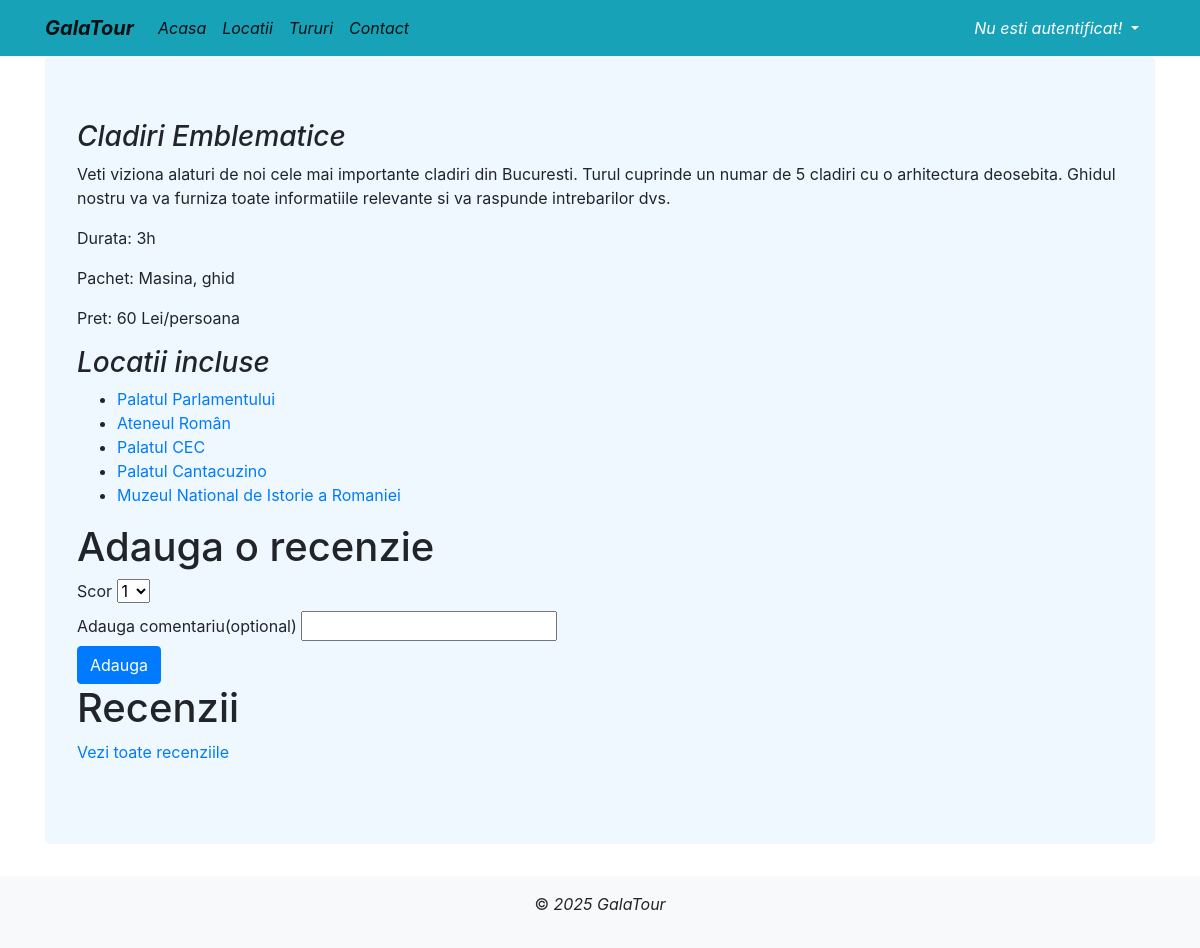
/tururi/2/, run on the app's committed database.
### locatii/models.py (models this page shows, shortened)
class Tur(models.Model):
    class Meta:
        verbose_name_plural = 'Tururi'
    OPTIUNI_TIP_TUR = [
            ('predefinit', 'Predefinit'),
            ('personalizat', 'Personalizat')
        ]
    nume = CharField(max_length=128, blank=True, null=True)
    descriere = TextField(blank=True, null=True)
    locatii = ManyToManyField(Locatie, related_name='tururi')
    type = CharField(max_length=40, choices=OPTIUNI_TIP_TUR, default='predefinit' )
    durata= CharField(max_length=128, blank=True, null=True)
    pret = PositiveIntegerField(blank=False, null=False, default=1)
    pachet = TextField(blank=True, null=True)
    imagine_tur = ImageField(upload_to='imagini', blank=True, null=True)

class Locatie(models.Model):
    class Meta:
        verbose_name_plural = 'Locatii'
    nume = CharField(max_length=128)
    descriere = TextField(blank=True, null=True)
    oras = ForeignKey(Oras, on_delete=CASCADE, related_name='locatii')
    judet = ForeignKey(Judet, on_delete=CASCADE, related_name='locatii')
    imagine_locatie = ImageField(upload_to='imagini', blank=True, null=True)

### locatii/views.py (the view)
# urls.py: path('tururi/<int:tur_id>/', views.detalii_tur, name='detalii_tur'),
def detalii_tur(request, tur_id):
    tur = get_object_or_404(Tur, id=tur_id)
    locatii = tur.locatii.all()
    recenzii = Recenzie.objects.filter(tur=tur).order_by('-pk')[:3]
    user_deja_recenzat = False
    for recenzie in recenzii:
        if recenzie.user == request.user:
            user_deja_recenzat = True
    return render(request, 'detalii_tur.html', {'tur': tur, 'locatii': locatii, 'user_deja_recenzat': user_deja_recenzat })

### locatii/templates/detalii_tur.html (shortened to what this page needs)
<!DOCTYPE html>
<html lang="en">
<head>
</head>
<body>
    {% extends 'base.html' %}
    {% block content %}
    <h3><i>{{tur.nume}}</i></h3>
    <p>{{tur.descriere}}</p>
    <p>Durata: {{tur.durata }}</p>
    <p>Pachet: {{ tur.pachet }}</p>
    <p>Pret: {{ tur.pret }} Lei/persoana</p>
    <h3><i>Locatii incluse</i></h3>
    <ul>
      {% for locatie in tur.locatii.all %}
          <li>
              <a href="{% url 'detalii_locatie' locatie.id %}" >{{ locatie.nume }}</a>
          </li>
      {% endfor %}
    </ul>
    {% if not user_deja_recenzat %}
    <div>
        <h1>Adauga o recenzie</h1>
        <form method="post" action="{% url 'adauga_recenzie' tur.id %}">
            <label for ="scor">Scor</label>
            <select id="scor" name ="scor">
                <option value="1">1</option>
            </select>
            <br>
            <label for ="comentariu">Adauga comentariu(optional)</label>
            <input type="text" id="comentariu" name="comentariu">
            <br>
            <input type="submit" class="btn btn-primary" value = "Adauga">
        </form>
    </div>
    {% endif %}
    <div>
        <h1>Recenzii</h1>
        <a href="{% url 'afiseaza_recenzii' object.pk %}">Vezi toate recenziile</a>
    </div>
    {% endblock %}

### locatii/templates/base.html (style rules this page uses)
html, body { height: 100%; }

### data on the page
Tur: nume "Cladiri Emblematice", descriere "Veti viziona alaturi de noi cele mai importante cladiri din Bucuresti. Turul cuprinde un numar de 5 cladiri cu o arhitectura deosebita. Ghidul nostru va va furniza toate informatiile relevante si va raspunde intrebarilor dvs.", durata "3h", pachet "Masina, ghid", pret "60"
Locatie: nume "Palatul Parlamentului"
Locatie: nume "Ateneul Român"
Locatie: nume "Palatul CEC"
Locatie: nume "Palatul Cantacuzino"
Locatie: nume "Muzeul National de Istorie a Romaniei"
